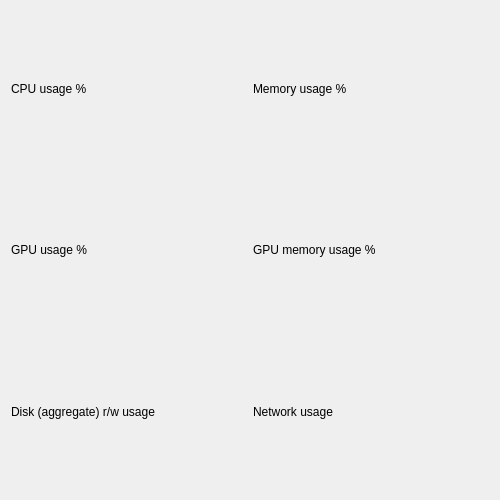
<?xml version="1.0" encoding="UTF-8"?>
<ui version="4.0">
 <class>OverviewTab</class>
 <widget class="QWidget" name="OverviewTab">
  <property name="geometry">
   <rect>
    <x>0</x>
    <y>0</y>
    <width>500</width>
    <height>500</height>
   </rect>
  </property>
  <property name="windowTitle">
   <string>Form</string>
  </property>
  <layout class="QGridLayout" name="gridLayout">
   <item row="0" column="1">
    <widget class="QLabel" name="label">
     <property name="text">
      <string>Memory usage %</string>
     </property>
    </widget>
   </item>
   <item row="1" column="0">
    <widget class="QLabel" name="label_3">
     <property name="text">
      <string>GPU usage %</string>
     </property>
    </widget>
   </item>
   <item row="0" column="0">
    <widget class="QLabel" name="label_2">
     <property name="text">
      <string>CPU usage %</string>
     </property>
    </widget>
   </item>
   <item row="1" column="1">
    <widget class="QLabel" name="label_4">
     <property name="text">
      <string>GPU memory usage %</string>
     </property>
    </widget>
   </item>
   <item row="2" column="0">
    <widget class="QLabel" name="label_5">
     <property name="text">
      <string>Disk (aggregate) r/w usage</string>
     </property>
    </widget>
   </item>
   <item row="2" column="1">
    <widget class="QLabel" name="label_6">
     <property name="text">
      <string>Network usage</string>
     </property>
    </widget>
   </item>
  </layout>
 </widget>
 <resources/>
 <connections/>
</ui>
